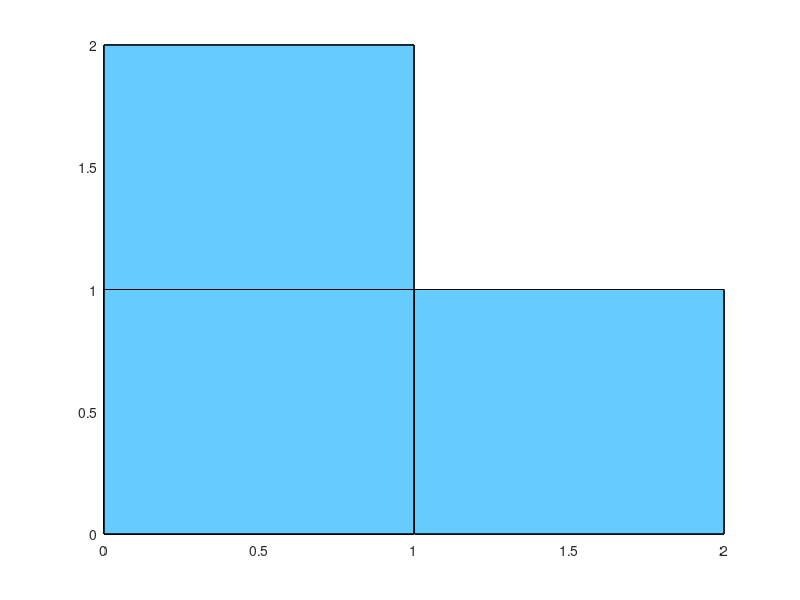

The MATLAB script that drew this image:
function [V3,F3,h] = fig_3()

% Definindo as vértices do cubo
V3 = [0 0 0;   % Ponto 1
     1 0 0;   % Ponto 2
     1 1 0;   % Ponto 3
     0 1 0;   % Ponto 4
     0 0 1;   % Ponto 5
     1 0 1;   % Ponto 6
     1 1 1;   % Ponto 7
     0 1 1;
     
     0 1 0;   % Ponto 8
     1 1 0;   % Ponto 9
     1 2 0;   % Ponto 10
     0 2 0;   % Ponto 11
     0 1 1;   % Ponto 12
     1 1 1;   % Ponto 13
     1 2 1;   % Ponto 14
     0 2 1;
     
     0 0 1;   % Ponto 1
     1 0 1;   % Ponto 2
     1 1 1;   % Ponto 3
     0 1 1;   % Ponto 4
     0 0 2;   % Ponto 5
     1 0 2;   % Ponto 6
     1 1 2;   % Ponto 7
     0 1 2;
     
     1 0 0;   % Ponto 1
     2 0 0;   % Ponto 2
     2 1 0;   % Ponto 3
     1 1 0;   % Ponto 4
     1 0 1;   % Ponto 5
     2 0 1;   % Ponto 6
     2 1 1;   % Ponto 7
     1 1 1];  % Ponto 29

% Definindo as faces do cubo
F3 = [1 2 3 4;   % Face inferior
     5 6 7 8;   % Face superior
     1 2 6 5;   % Face frontal
     2 3 7 6;   % Face direita
     3 4 8 7;   % Face traseira
     4 1 5 8;
     
     9 10 11 12; 
     13 14 15 16; 
     9 10 14 13;  
     10 11 15 14;  
     11 12 16 15;  
     12 9 13 16;
     
     17 18 19 20; 
     21 22 23 24; 
     17 18 22 21;  
     18 19 23 22;  
     19 20 24 23;  
     20 17 21 24;
     
     25 26 27 28; 
     29 30 31 32; 
     25 26 30 29;  
     26 27 31 30;  
     27 28 32 31;  
     28 25 29 32]; 

h = patch('Vertices', V3, 'Faces', F3, 'FaceColor', [0.4 0.8 1], 'FaceLighting', 'gouraud', 'EdgeColor', 'black');

